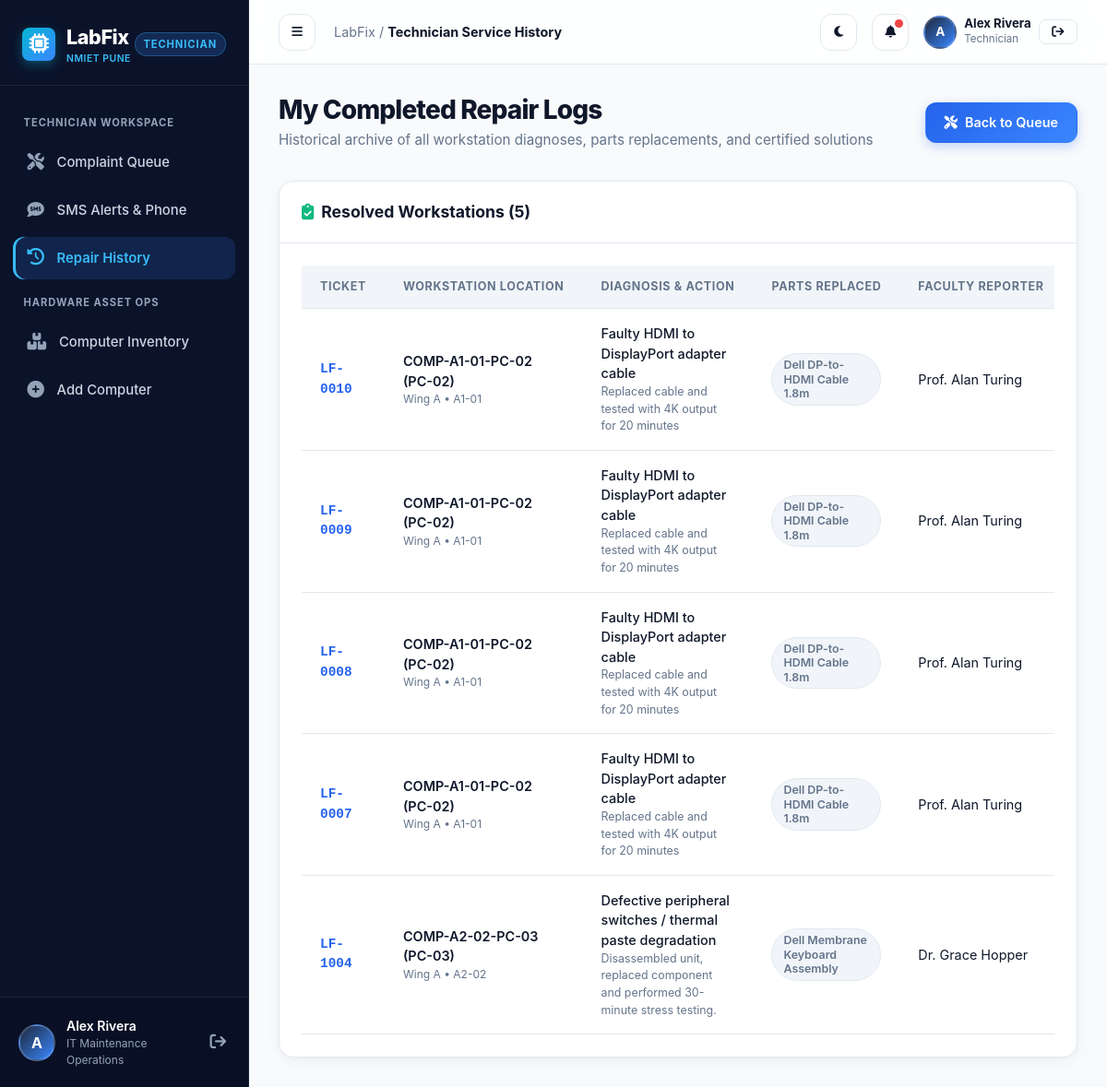
Page /technician/history (signed in) on the committed database.
### tables this page shows
CREATE TABLE users (
        id INTEGER PRIMARY KEY AUTOINCREMENT,
        username TEXT UNIQUE NOT NULL,
        email TEXT UNIQUE NOT NULL,
        password_hash TEXT NOT NULL,
        full_name TEXT NOT NULL,
        role TEXT NOT NULL CHECK(role IN ('hod', 'faculty', 'technician')),
        department TEXT DEFAULT 'Computer Science',
        phone TEXT DEFAULT '',
        avatar_url TEXT DEFAULT '',
        created_at TIMESTAMP DEFAULT CURRENT_TIMESTAMP
    );

CREATE TABLE maintenance_records (
        id INTEGER PRIMARY KEY AUTOINCREMENT,
        complaint_id INTEGER NOT NULL,
        computer_id INTEGER NOT NULL,
        technician_id INTEGER NOT NULL,
        diagnosis TEXT NOT NULL,
        action_taken TEXT NOT NULL,
        parts_replaced TEXT DEFAULT 'None',
        solution_description TEXT NOT NULL,
        repair_notes TEXT DEFAULT '',
        started_at TIMESTAMP DEFAULT CURRENT_TIMESTAMP,
        completed_at TIMESTAMP DEFAULT CURRENT_TIMESTAMP,
        verification_status TEXT DEFAULT 'Verified',
        FOREIGN KEY (complaint_id) REFERENCES complaints (id) ON DELETE CASCADE,
        FOREIGN KEY (computer_id) REFERENCES computers (id) ON DELETE CASCADE,
        FOREIGN KEY (technician_id) REFERENCES users (id) ON DELETE CASCADE
    );

CREATE TABLE complaints (
        id INTEGER PRIMARY KEY AUTOINCREMENT,
        complaint_code TEXT UNIQUE NOT NULL,
        faculty_id INTEGER NOT NULL,
        computer_id INTEGER NOT NULL,
        problem_category TEXT NOT NULL,
        priority TEXT NOT NULL CHECK(priority IN ('Low', 'Medium', 'High', 'Critical')),
        description TEXT NOT NULL,
        attachment_filename TEXT,
        status TEXT NOT NULL DEFAULT 'Pending' 
            CHECK(status IN ('Pending', 'Accepted', 'In Progress', 'Resolved', 'Closed')),
        reported_at TIMESTAMP DEFAULT CURRENT_TIMESTAMP,
        accepted_at TIMESTAMP,
        resolved_at TIMESTAMP,
        assigned_technician_id INTEGER,
        FOREIGN KEY (faculty_id) REFERENCES users (id) ON DELETE CASCADE,
        FOREIGN KEY (computer_id) REFERENCES computers (id) ON DELETE CASCADE,
        FOREIGN KEY (assigned_technician_id) REFERENCES users (id) ON DELETE SET NULL
    );

CREATE TABLE computers (
        id INTEGER PRIMARY KEY AUTOINCREMENT,
        lab_id INTEGER NOT NULL,
        pc_number TEXT NOT NULL,
        computer_id_code TEXT UNIQUE NOT NULL,
        brand TEXT NOT NULL,
        model TEXT NOT NULL,
        serial_number TEXT UNIQUE NOT NULL,
        processor TEXT DEFAULT 'Intel Core i7-11700 2.50GHz',
        ram TEXT DEFAULT '16 GB DDR4',
        storage TEXT DEFAULT '512 GB NVMe SSD',
        os TEXT DEFAULT 'Windows 11 Pro 64-bit',
        installation_date DATE DEFAULT CURRENT_DATE,
        operational_status TEXT NOT NULL DEFAULT 'Working' 
            CHECK(operational_status IN ('Working', 'Fault Reported', 'Under Repair', 'Repaired', 'Decommissioned')),
        last_maintenance_date TIMESTAMP,
        decommissioned_at TIMESTAMP,
        decommission_reason TEXT,
        is_active INTEGER DEFAULT 1,
        FOREIGN KEY (lab_id) REFERENCES laboratories (id) ON DELETE RESTRICT,
        UNIQUE (lab_id, pc_number)
    );

CREATE TABLE wings (
        id INTEGER PRIMARY KEY AUTOINCREMENT,
        name TEXT UNIQUE NOT NULL,
        code TEXT UNIQUE NOT NULL,
        description TEXT DEFAULT ''
    );

CREATE TABLE laboratories (
        id INTEGER PRIMARY KEY AUTOINCREMENT,
        floor_id INTEGER NOT NULL,
        lab_code TEXT UNIQUE NOT NULL,
        name TEXT NOT NULL,
        capacity INTEGER DEFAULT 20,
        department TEXT DEFAULT 'Computer Science & Engineering',
        in_charge_faculty_id INTEGER,
        FOREIGN KEY (floor_id) REFERENCES floors (id) ON DELETE CASCADE,
        FOREIGN KEY (in_charge_faculty_id) REFERENCES users (id) ON DELETE SET NULL
    );

### routes/technician.py (the view)
@technician_bp.route('/history')
@login_required
@role_required('technician')
def repair_history():
    user = get_current_user()
    sql = '''
        SELECT c.*, m.diagnosis, m.action_taken, m.parts_replaced, m.solution_description, m.completed_at as maintenance_completed_at,
               cmp.computer_id_code, cmp.pc_number, l.lab_code, l.name as lab_name, f.name as floor_name, w.name as wing_name,
               u.full_name as faculty_name
        FROM complaints c
        JOIN maintenance_records m ON c.id = m.complaint_id
        JOIN computers cmp ON c.computer_id = cmp.id
        JOIN laboratories l ON cmp.lab_id = l.id
        JOIN floors f ON l.floor_id = f.id
        JOIN wings w ON f.wing_id = w.id
        JOIN users u ON c.faculty_id = u.id
        WHERE m.technician_id = ?
        ORDER BY m.completed_at DESC
    '''
    from database import query_db
    records = query_db(sql, (user.id,))
    return render_template('technician/history.html', user=user, records=records)

### templates/technician/history.html (shortened to what this page needs)
{% extends 'base.html' %}
{% block breadcrumb %}Technician Service History{% endblock %}
{% block content %}
<div class="page-header">
  <div>
    <h1 class="page-title">My Completed Repair Logs</h1>
    <p class="page-subtitle">Historical archive of all workstation diagnoses, parts replacements, and certified solutions</p>
  </div>
  <a href="{{ url_for('technician.dashboard') }}" class="btn btn-primary">
    <i class="fa-solid fa-screwdriver-wrench me-1"></i> Back to Queue
  </a>
</div>
<div class="card">
  <div class="card-header">
    <div class="card-title">
      <i class="fa-solid fa-clipboard-check text-success me-2"></i> Resolved Workstations ({{ records|length }})
    </div>
  </div>
  <div class="card-body p-0">
    {% if records %}
      <div class="table-responsive">
        <table class="table">
          <thead>
            <tr>
              <th>Ticket</th>
              <th>Workstation Location</th>
              <th>Diagnosis & Action</th>
              <th>Parts Replaced</th>
              <th>Faculty Reporter</th>
            </tr>
          </thead>
          <tbody>
            {% for r in records %}
              <tr>
                <td class="fw-bold" style="font-family: monospace; color: var(--primary);">
                  {{ r.complaint_code }}
                </td>
                <td>
                  <div class="fw-semibold">{{ r.computer_id_code }} ({{ r.pc_number }})</div>
                  <div class="text-muted" style="font-size: 0.75rem;">{{ r.wing_name }} • {{ r.lab_code }}</div>
                </td>
                <td>
                  <div class="fw-medium text-main">{{ r.diagnosis }}</div>
                  <div class="text-muted" style="font-size: 0.775rem;">{{ r.action_taken }}</div>
                </td>
                <td>
                  <span class="badge badge-secondary">{{ r.parts_replaced or 'None' }}</span>
                </td>
                <td>{{ r.faculty_name }}</td>
              </tr>
            {% endfor %}
          </tbody>
        </table>
      </div>
    {% else %}
      <div class="p-5 text-center text-muted">
        <i class="fa-solid fa-inbox mb-2" style="font-size: 2.5rem; opacity: 0.5;"></i>
        <h4>No Completed Repairs Yet</h4>
        <p>You haven't resolved any complaints yet. Pick up a ticket from the queue!</p>
      </div>
    {% endif %}
  </div>
</div>
{% endblock %}

### templates/base.html (shortened to what this page needs)
<!DOCTYPE html>
<html lang="en" data-theme="light">
<head>
  <link rel="stylesheet" href="https://cdnjs.cloudflare.com/ajax/libs/font-awesome/6.5.1/css/all.min.css">
  <link rel="stylesheet" href="{{ url_for('static', filename='css/style.css') }}">
  <link rel="stylesheet" href="{{ url_for('static', filename='css/dashboard.css') }}">
</head>
<body>
  <div class="dashboard-layout">
    {% include 'components/_sidebar.html' %}
    <div class="main-wrapper">
      <header class="topbar">
        <div class="topbar-left">
          <button id="sidebar-toggle-btn" class="icon-btn d-lg-none" title="Toggle Sidebar">
            <i class="fa-solid fa-bars"></i>
          </button>
          <div class="page-breadcrumb">
            <span>LabFix</span> / <strong>{% block breadcrumb %}Dashboard{% endblock %}</strong>
          </div>
        </div>
        <div class="topbar-right">
          <button id="theme-toggle-btn" class="icon-btn" title="Toggle Dark/Light Theme">
          </button>
          <div class="dropdown-wrapper">
            <button class="icon-btn dropdown-toggle" id="notification-btn" title="Notifications">
              <i class="fa-solid fa-bell"></i>
              <span class="notification-badge" id="notification-badge" style="display: {{ 'block' if unread_notifications_count > 0 else 'none' }};"></span>
            </button>
          </div>
          <div class="d-flex align-items-center gap-2 ps-2 border-start" style="border-color: var(--border-color) !important;">
            <div class="user-avatar" style="width: 36px; height: 36px; font-size: 0.85rem;">
              {{ current_user.full_name[:1] if current_user else 'U' }}
            </div>
            <div class="d-none d-sm-block text-start">
              <div style="font-size: 0.825rem; font-weight: 700; color: var(--text-main); line-height: 1.2;">
                {{ current_user.full_name if current_user else 'Guest' }}
              </div>
              <div style="font-size: 0.72rem; color: var(--text-muted); text-transform: capitalize;">
                {{ current_user.role if current_user else '' }}
              </div>
            </div>
            <a href="{{ url_for('auth.logout') }}" class="btn btn-outline btn-sm ms-2" title="Sign Out">
              <i class="fa-solid fa-arrow-right-from-bracket"></i>
            </a>
          </div>
        </div>
      </header>
      <main class="page-container">
        {% block content %}{% endblock %}
      </main>
    </div>
  </div>
</body>
</html>

### templates/components/_sidebar.html (shortened to what this page needs)
<aside class="sidebar">
  <div class="sidebar-header">
    <a href="/" class="brand-logo">
      <div class="brand-icon">
        <i class="fa-solid fa-microchip"></i>
      </div>
      <div>
        <span>LabFix</span>
        <div style="font-size: 0.65rem; color: #38bdf8; font-weight: 600; letter-spacing: 0.05em; text-transform: uppercase;">NMIET Pune</div>
      </div>
    </a>
    <span class="role-badge-pill">{{ current_user.role if current_user else 'Guest' }}</span>
  </div>
  <div class="sidebar-nav">
    {% if current_user and current_user.role == 'hod' %}
      <div class="nav-section-title">Control Center</div>
      <a href="{{ url_for('hod.dashboard') }}" class="nav-link {{ 'active' if request.endpoint == 'hod.dashboard' else '' }}">
        <i class="fa-solid fa-chart-pie"></i>
        <span>Overview</span>
      </a>
      <a href="{{ url_for('hod.infrastructure') }}" class="nav-link {{ 'active' if request.endpoint == 'hod.infrastructure' else '' }}">
        <i class="fa-solid fa-network-wired"></i>
        <span>Infrastructure</span>
      </a>
      <a href="{{ url_for('hod.complaints') }}" class="nav-link {{ 'active' if request.endpoint == 'hod.complaints' else '' }}">
        <i class="fa-solid fa-ticket-simple"></i>
        <span>All Complaints</span>
      </a>
      <a href="{{ url_for('hod.computer_health') }}" class="nav-link {{ 'active' if request.endpoint == 'hod.computer_health' else '' }}">
        <i class="fa-solid fa-heart-pulse"></i>
        <span>Computer Health</span>
      </a>
      <a href="{{ url_for('hod.technician_monitoring') }}" class="nav-link {{ 'active' if request.endpoint == 'hod.technician_monitoring' else '' }}">
        <i class="fa-solid fa-user-gear"></i>
        <span>Technicians</span>
      </a>
      <a href="{{ url_for('hod.reports') }}" class="nav-link {{ 'active' if request.endpoint == 'hod.reports' else '' }}">
        <i class="fa-solid fa-chart-line"></i>
        <span>Reports & Analytics</span>
      </a>
      <div class="nav-section-title">Hardware Asset Ops</div>
      <a href="{{ url_for('inventory.index') }}" class="nav-link {{ 'active' if request.blueprint == 'inventory' and request.endpoint == 'inventory.index' else '' }}">
        <i class="fa-solid fa-boxes-stacked"></i>
        <span>Computer Inventory</span>
      </a>
      <a href="{{ url_for('inventory.add') }}" class="nav-link {{ 'active' if request.endpoint == 'inventory.add' else '' }}">
        <i class="fa-solid fa-plus-circle"></i>
        <span>Add Computer</span>
      </a>
      <a href="{{ url_for('hod.audit_logs') }}" class="nav-link {{ 'active' if request.endpoint == 'hod.audit_logs' else '' }}">
        <i class="fa-solid fa-clipboard-list"></i>
        <span>Audit Logs</span>
      </a>
      <a href="{{ url_for('hod.sms_logs') }}" class="nav-link {{ 'active' if request.endpoint == 'hod.sms_logs' else '' }}">
        <i class="fa-solid fa-comment-sms"></i>
        <span>SMS Dispatch Logs</span>
      </a>
    {% elif current_user and current_user.role == 'technician' %}
      <div class="nav-section-title">Technician Workspace</div>
      <a href="{{ url_for('technician.dashboard') }}" class="nav-link {{ 'active' if request.endpoint == 'technician.dashboard' else '' }}">
        <i class="fa-solid fa-screwdriver-wrench"></i>
        <span>Complaint Queue</span>
      </a>
      <a href="{{ url_for('technician.sms_alerts') }}" class="nav-link {{ 'active' if request.endpoint == 'technician.sms_alerts' else '' }}">
        <i class="fa-solid fa-comment-sms"></i>
        <span>SMS Alerts & Phone</span>
      </a>
      <a href="{{ url_for('technician.repair_history') }}" class="nav-link {{ 'active' if request.endpoint == 'technician.repair_history' else '' }}">
        <i class="fa-solid fa-clock-rotate-left"></i>
        <span>Repair History</span>
      </a>
      <div class="nav-section-title">Hardware Asset Ops</div>
      <a href="{{ url_for('inventory.index') }}" class="nav-link {{ 'active' if request.blueprint == 'inventory' and request.endpoint == 'inventory.index' else '' }}">
        <i class="fa-solid fa-boxes-stacked"></i>
        <span>Computer Inventory</span>
      </a>
      <a href="{{ url_for('inventory.add') }}" class="nav-link {{ 'active' if request.endpoint == 'inventory.add' else '' }}">
        <i class="fa-solid fa-plus-circle"></i>
        <span>Add Computer</span>
      </a>
    {% endif %}
  </div>
  <div class="sidebar-footer">
    <div class="user-profile-mini">
      <div class="user-avatar">
        {{ current_user.full_name[:1] if current_user else 'U' }}
      </div>
      <div class="user-info-text">
        <div class="user-name">{{ current_user.full_name if current_user else 'Guest User' }}</div>
        <div class="user-role-label">{{ current_user.department if current_user else '' }}</div>
      </div>
      <a href="{{ url_for('auth.logout') }}" title="Logout" style="color: var(--slate-400); font-size: 1.1rem; padding: 4px;" class="ms-auto">
        <i class="fa-solid fa-arrow-right-from-bracket"></i>
      </a>
    </div>
  </div>
</aside>

### rows in the picture
users: role "TECHNICIAN", full_name "A", full_name "Alex Rivera", department "IT Maintenance Operations", role "Technician"
maintenance_records: complaint_code "LF-0010", computer_id_code "COMP-A1-01-PC-02", pc_number "PC-02", wing_name "Wing A", lab_code "A1-01", diagnosis "Faulty HDMI to DisplayPort adapter cable", action_taken "Replaced cable and tested with 4K output for 20 minutes", parts_replaced "Dell DP-to-HDMI Cable 1.8m", faculty_name "Prof. Alan Turing"
maintenance_records: complaint_code "LF-0009", computer_id_code "COMP-A1-01-PC-02", pc_number "PC-02", wing_name "Wing A", lab_code "A1-01", diagnosis "Faulty HDMI to DisplayPort adapter cable", action_taken "Replaced cable and tested with 4K output for 20 minutes", parts_replaced "Dell DP-to-HDMI Cable 1.8m", faculty_name "Prof. Alan Turing"
maintenance_records: complaint_code "LF-0008", computer_id_code "COMP-A1-01-PC-02", pc_number "PC-02", wing_name "Wing A", lab_code "A1-01", diagnosis "Faulty HDMI to DisplayPort adapter cable", action_taken "Replaced cable and tested with 4K output for 20 minutes", parts_replaced "Dell DP-to-HDMI Cable 1.8m", faculty_name "Prof. Alan Turing"
maintenance_records: complaint_code "LF-0007", computer_id_code "COMP-A1-01-PC-02", pc_number "PC-02", wing_name "Wing A", lab_code "A1-01", diagnosis "Faulty HDMI to DisplayPort adapter cable", action_taken "Replaced cable and tested with 4K output for 20 minutes", parts_replaced "Dell DP-to-HDMI Cable 1.8m", faculty_name "Prof. Alan Turing"
maintenance_records: complaint_code "LF-1004", computer_id_code "COMP-A2-02-PC-03", pc_number "PC-03", wing_name "Wing A", lab_code "A2-02", diagnosis "Defective peripheral switches / thermal paste degradation", action_taken "Disassembled unit, replaced component and performed 30-minute stress testing.", parts_replaced "Dell Membrane Keyboard Assembly", faculty_name "Dr. Grace Hopper"

### other values in the picture
{{ records|length }} "5"
